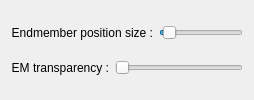
            <widget class="QWidget" name="page_endmember_viz">
             <layout class="QVBoxLayout" name="verticalLayout_14">
              <item>
               <layout class="QHBoxLayout" name="horizontalLayout_12">
                <item>
                 <widget class="QLabel" name="label_em_position_size">
                  <property name="maximumSize">
                   <size>
                    <width>16777215</width>
                    <height>20</height>
                   </size>
                  </property>
                  <property name="text">
                   <string>Endmember position size :</string>
                  </property>
                  <property name="alignment">
                   <set>Qt::AlignRight|Qt::AlignTrailing|Qt::AlignVCenter</set>
                  </property>
                 </widget>
                </item>
                <item>
                 <widget class="QSlider" name="horizontalSlider_em_position_size">
                  <property name="minimumSize">
                   <size>
                    <width>60</width>
                    <height>0</height>
                   </size>
                  </property>
                  <property name="toolTip">
                   <string>Choose transparency of GT image overlay on cube representation.</string>
                  </property>
                  <property name="minimum">
                   <number>0</number>
                  </property>
                  <property name="maximum">
                   <number>50</number>
                  </property>
                  <property name="value">
                   <number>2</number>
                  </property>
                  <property name="sliderPosition">
                   <number>2</number>
                  </property>
                  <property name="orientation">
                   <enum>Qt::Horizontal</enum>
                  </property>
                 </widget>
                </item>
               </layout>
              </item>
              <item>
               <layout class="QHBoxLayout" name="horizontalLayout_9">
                <item>
                 <widget class="QLabel" name="label_overlay_transparency">
                  <property name="maximumSize">
                   <size>
                    <width>16777215</width>
                    <height>20</height>
                   </size>
                  </property>
                  <property name="text">
                   <string>EM transparency :</string>
                  </property>
                  <property name="alignment">
                   <set>Qt::AlignRight|Qt::AlignTrailing|Qt::AlignVCenter</set>
                  </property>
                 </widget>
                </item>
                <item>
                 <widget class="QSlider" name="horizontalSlider_overlay_transparency">
                  <property name="minimumSize">
                   <size>
                    <width>60</width>
                    <height>0</height>
                   </size>
                  </property>
                  <property name="toolTip">
                   <string>Choose transparency of GT image overlay on cube representation.</string>
                  </property>
                  <property name="maximum">
                   <number>100</number>
                  </property>
                  <property name="value">
                   <number>0</number>
                  </property>
                  <property name="sliderPosition">
                   <number>0</number>
                  </property>
                  <property name="orientation">
                   <enum>Qt::Horizontal</enum>
                  </property>
                 </widget>
                </item>
               </layout>
              </item>
             </layout>
            </widget>
